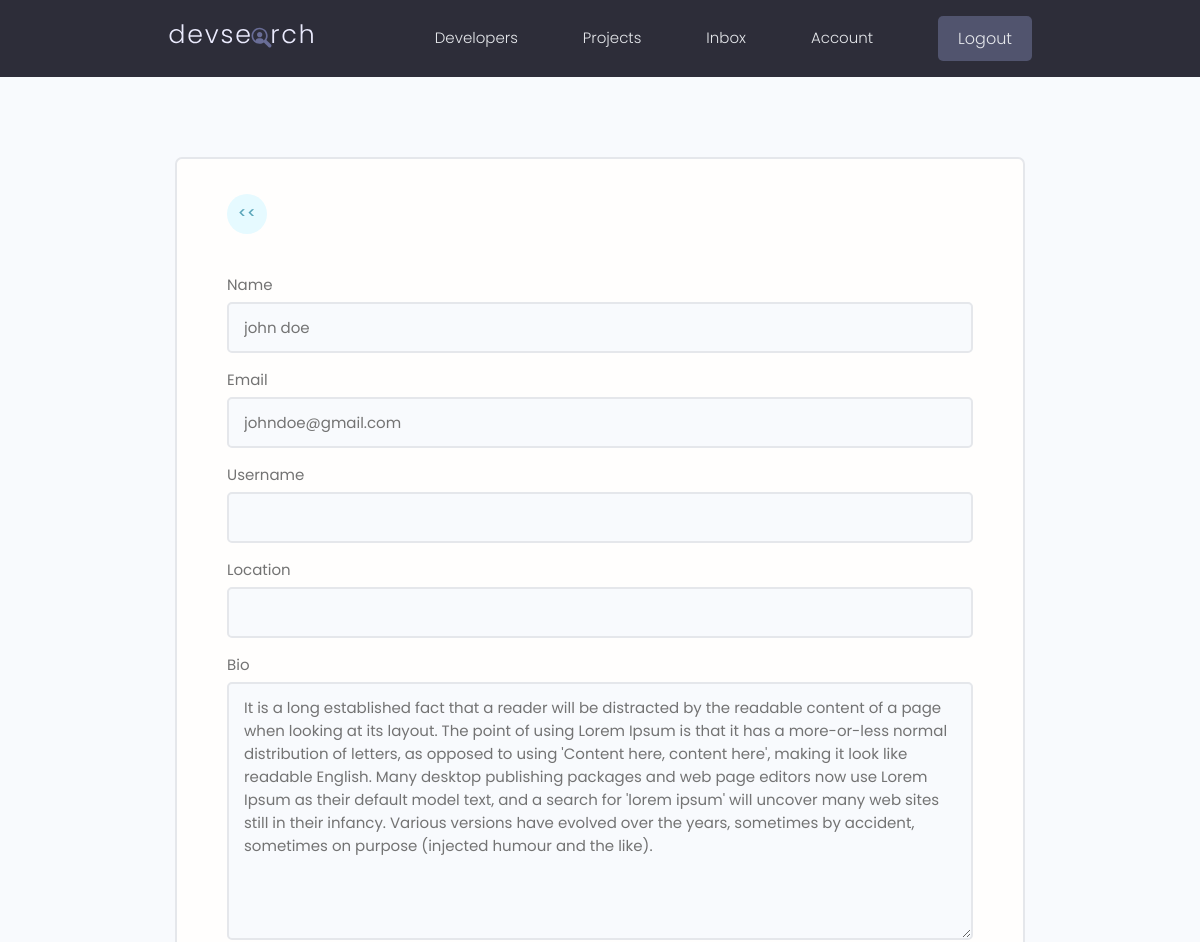
Page /edit-account/ (signed in, upper part) on the earlier database version.
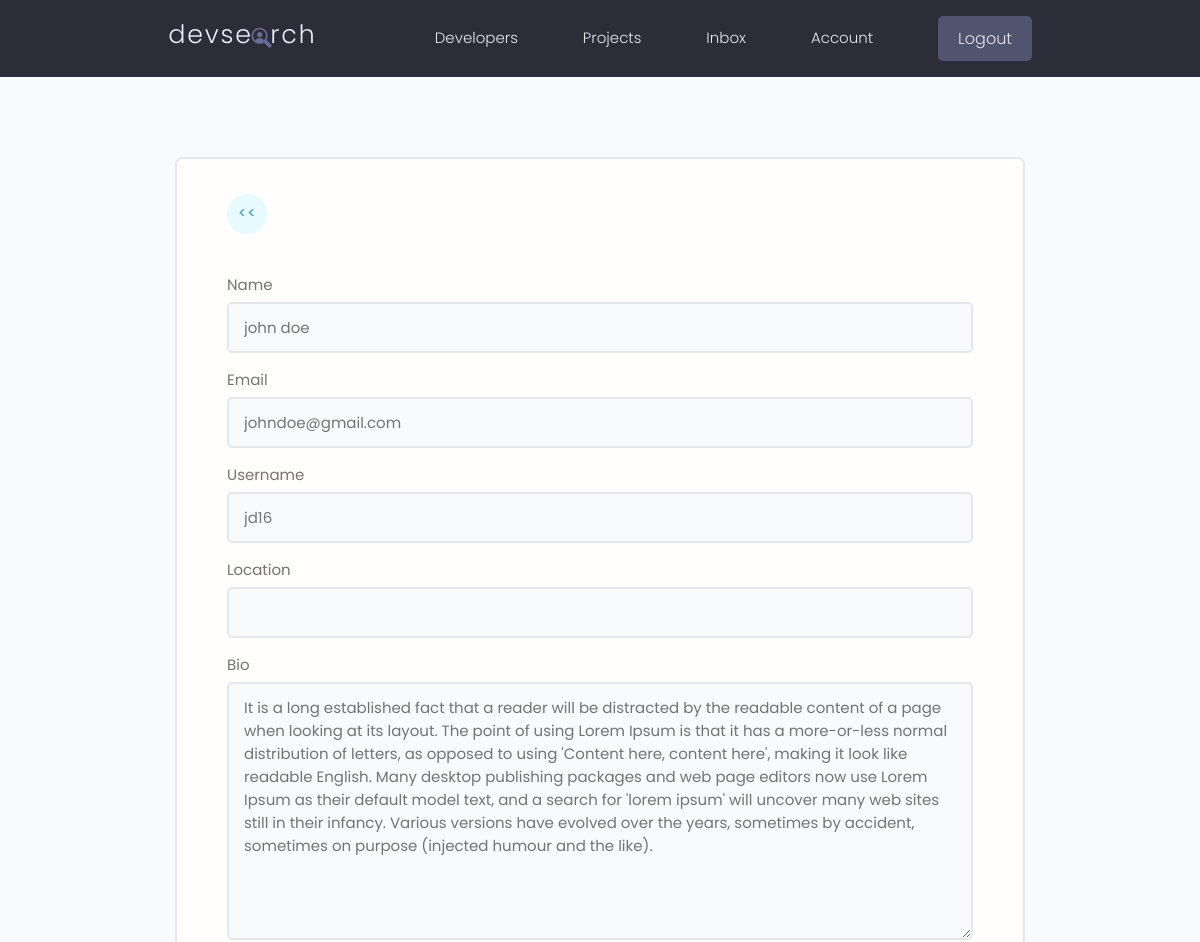
Same page on the later database version.
### users/models.py (models this page shows, shortened)
class Profile(models.Model):
    user=models.OneToOneField(User, on_delete=models.CASCADE, null=True,blank=True)
    name=models.CharField(max_length=200,null=True,blank=True)
    email=models.EmailField(max_length=500,null=True,blank=True)
    username=models.CharField(max_length=200,null=True,blank=True)
    location=models.CharField(max_length=200,null=True,blank=True)
    short_intro=models.CharField(max_length=200,null=True,blank=True)
    bio=models.TextField(null=True,blank=True)
    profile_image=models.ImageField(null=True,blank=True,default="profiles/user-default.png", upload_to='profiles/')
    social_github=models.CharField(max_length=200,null=True,blank=True)
    social_twitter=models.CharField(max_length=200,null=True,blank=True)
    social_linkedin=models.CharField(max_length=200,null=True,blank=True)
    social_youtube=models.CharField(max_length=200,null=True,blank=True)
    social_website=models.CharField(max_length=200,null=True,blank=True)
    created=models.DateTimeField(auto_now_add=True)
    id=models.UUIDField(default=uuid.uuid4,unique=True,primary_key=True,editable=False)

### users/views.py (the view)
# urls.py: path('edit-account/',views.editAccount,name="edit-account"),
@login_required(login_url='login')
def editAccount(request):
    profile=request.user.profile
    form=ProfileForm(instance=profile)
    if request.method=="POST":
        form=ProfileForm(request.POST,request.FILES,instance=profile)
        if form.is_valid():
            form.save()
            return redirect('account')
    context={'form':form}
    return render(request,'users/profile_form.html',context)

### users/forms.py
class ProfileForm(ModelForm):
    class Meta:
        model=Profile
        fields=['name','email','username','location','bio','short_intro',
                'profile_image','social_github','social_linkedin','social_twitter',
                'social_youtube','social_website']
    def __init__(self,*args,**kwargs):
        super(ProfileForm,self).__init__(*args,**kwargs)
        for name,field in self.fields.items():
            field.widget.attrs.update({'class':'input'})

### users/templates/users/profile_form.html (shortened to what this page needs)
{% extends 'main.html' %}
{% block content %}
<main class="formPage my-xl">
    <div class="content-box">
        <div class="formWrapper">
            <a class="backButton" href="{% url 'account' %}"><<</a>
            <br>
            <form class="form" action="{% url 'edit-account' %}" method="POST" enctype="multipart/form-data">
                {% for field in form %}
                <div class="form__field">
                    <label for="formInput#text">{{field.label}}</label>
                    {{field}}
                </div>
                {% endfor %}
            </form>
        </div>
    </div>
</main>
{% endblock content %}

Differences in the rows shown:
changed Profile "john doe": username (not shown) → "jd16"
